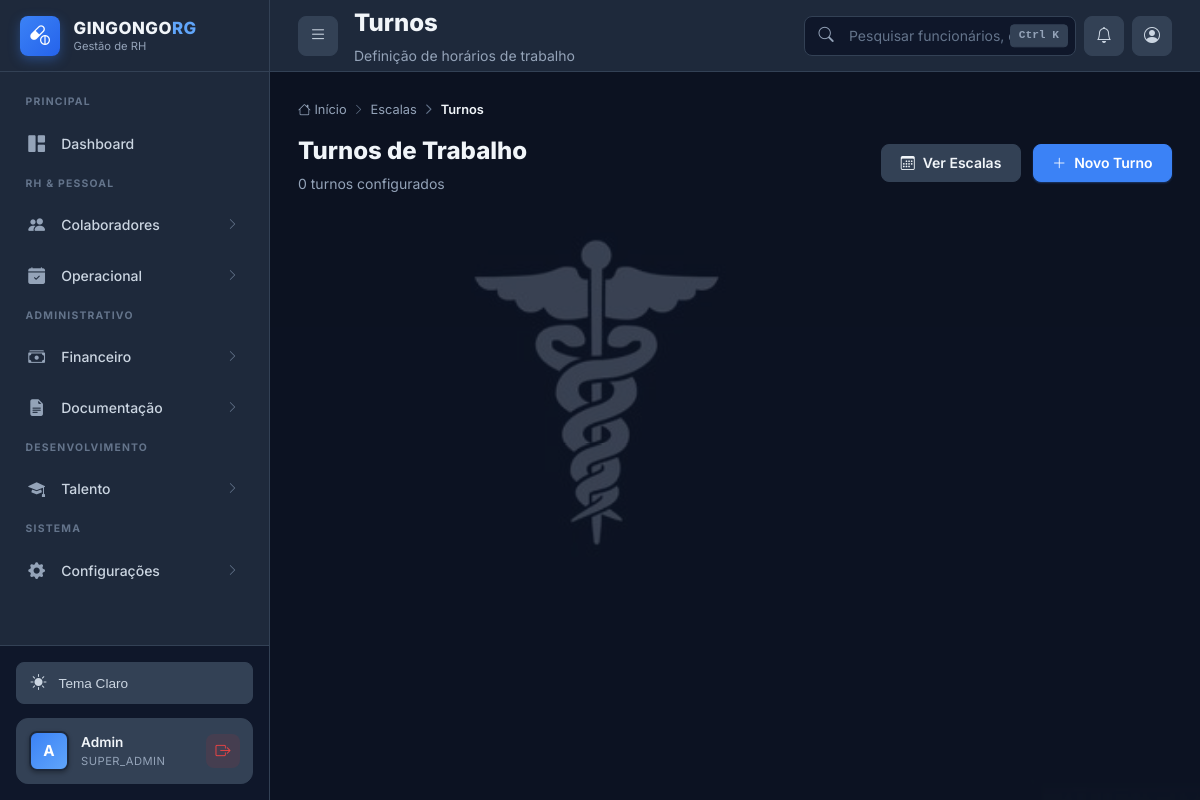
Page /turnos.php (signed in) on the earlier database version.
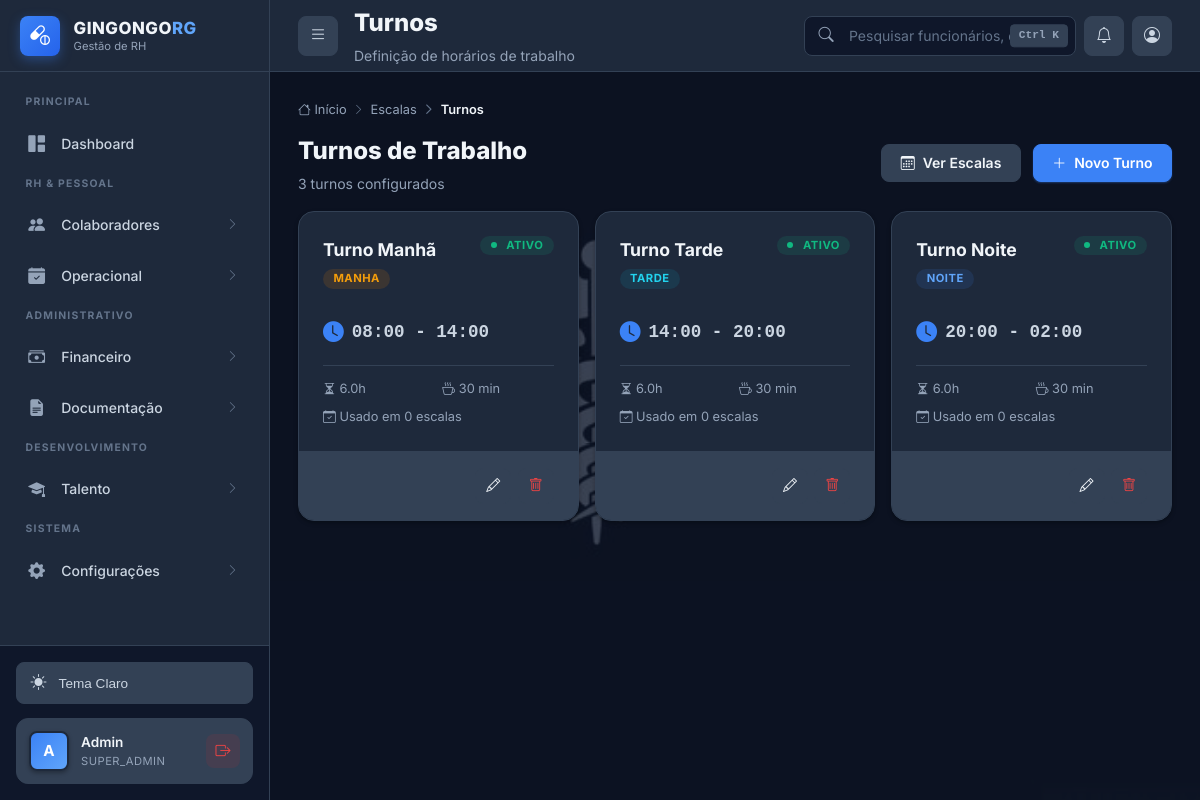
Same page on the later database version.
### tables this page shows
CREATE TABLE IF NOT EXISTS turnos (
    id INT AUTO_INCREMENT PRIMARY KEY,
    nome VARCHAR(100) NOT NULL,
    hora_inicio TIME NOT NULL,
    hora_fim TIME NOT NULL,
    tipo ENUM('manha', 'tarde', 'noite', 'madrugada') DEFAULT 'manha',
    duracao_horas DECIMAL(4,2) DEFAULT 8.00,
    intervalo_minutos INT DEFAULT 60,
    ativo BOOLEAN DEFAULT TRUE,
    created_at TIMESTAMP DEFAULT CURRENT_TIMESTAMP,
    updated_at TIMESTAMP DEFAULT CURRENT_TIMESTAMP ON UPDATE CURRENT_TIMESTAMP
);

### public/turnos.php (the view, shortened to what this page needs)
<?php
$db = Database::getInstance()->getConnection();
$action = $_GET['action'] ?? 'list';
if ($action === 'list') {
    $turnos = $db->query("SELECT t.*, (SELECT COUNT(*) FROM escalas e WHERE e.turno_id = t.id) as uso_count FROM turnos t ORDER BY hora_inicio")->fetchAll();
}
$pageTitle = 'Turnos';
$pageSubtitle = 'Definição de horários de trabalho';
?>
<!DOCTYPE html>
<html lang="pt-BR">
<head>
    <link rel="stylesheet" href="https://cdn.jsdelivr.net/npm/bootstrap-icons@1.11.3/font/bootstrap-icons.min.css">
    <link rel="stylesheet" href="css/style-2026.css">
</head>
<body class="dashboard-body">
    <div class="app-wrapper">
        <?php include 'includes/sidebar.php'; ?>
        <div class="main-area" id="mainArea">
            <?php include 'includes/topbar.php'; ?>
            <div class="content-body">
                <nav>
                    <ol class="breadcrumb">
                        <li class="breadcrumb-item"><a href="dashboard.php"><i class="bi bi-house"></i> Início</a></li>
                        <li class="breadcrumb-item"><a href="escalas.php">Escalas</a></li>
                        <li class="breadcrumb-item active">Turnos</li>
                    </ol>
                </nav>
                <?php if ($action === 'list'): ?>
                    <div class="d-flex justify-content-between align-items-center mb-3" style="flex-wrap: wrap; gap: 1rem;">
                        <div>
                            <h2 style="font-size: 1.5rem; font-weight: 800; margin: 0;">Turnos de Trabalho</h2>
                            <p style="color: var(--text-muted); margin: 0.25rem 0 0; font-size: 0.875rem;"><?php echo count($turnos); ?> turnos configurados</p>
                        </div>
                        <div class="d-flex gap-2">
                            <a href="escalas.php" class="btn btn-secondary"><i class="bi bi-calendar3"></i> Ver Escalas</a>
                            <a href="?action=create" class="btn btn-primary"><i class="bi bi-plus-lg"></i> Novo Turno</a>
                        </div>
                    </div>
                    <div class="grid-3">
                        <?php if (empty($turnos)): ?>
                            <div class="card" style="grid-column: 1 / -1;">
                                <div class="empty-state">
                                    <i class="bi bi-clock"></i>
                                    <h4>Nenhum turno</h4>
                                    <p>Defina turnos para construir escalas de trabalho.</p>
                                    <a href="?action=create" class="btn btn-primary"><i class="bi bi-plus-lg"></i> Criar</a>
                                </div>
                            </div>
                        <?php else: foreach ($turnos as $t): ?>
                            <div class="card">
                                <div class="card-body">
                                    <div class="d-flex justify-content-between align-items-start mb-2">
                                        <div>
                                            <h3 style="font-size: 1.1rem; font-weight: 700; margin: 0;"><?php echo htmlspecialchars($t['nome']); ?></h3>
                                            <span class="badge badge-<?php echo ['manha' => 'warning', 'tarde' => 'info', 'noite' => 'primary', 'integral' => 'success', 'flexivel' => 'neutral'][$t['tipo']] ?? 'neutral'; ?>" style="margin-top: 0.4rem;">
                                                <?php echo ucfirst($t['tipo']); ?>
                                            </span>
                                        </div>
                                        <span class="badge <?php echo $t['ativo'] ? 'badge-success' : 'badge-neutral'; ?>">
                                            <span class="badge-dot"></span>
                                            <?php echo $t['ativo'] ? 'Ativo' : 'Inativo'; ?>
                                        </span>
                                    </div>
                                    <div style="display: flex; align-items: center; gap: 0.5rem; padding: 1rem 0; color: var(--text-secondary); font-size: 0.95rem;">
                                        <i class="bi bi-clock-fill" style="color: var(--primary); font-size: 1.3rem;"></i>
                                        <strong style="font-family: var(--font-mono); font-size: 1.1rem;"><?php echo substr($t['hora_inicio'], 0, 5); ?> - <?php echo substr($t['hora_fim'], 0, 5); ?></strong>
                                    </div>
                                    <div style="display: grid; grid-template-columns: 1fr 1fr; gap: 0.5rem; font-size: 0.8rem; color: var(--text-muted); border-top: 1px solid var(--border-color); padding-top: 0.85rem;">
                                        <div><i class="bi bi-hourglass-split"></i> <?php echo number_format($t['duracao_horas'], 1); ?>h</div>
                                        <div><i class="bi bi-cup-hot"></i> <?php echo $t['intervalo_minutos']; ?> min</div>
                                        <div style="grid-column: 1 / -1;"><i class="bi bi-calendar-check"></i> Usado em <?php echo (int)$t['uso_count']; ?> escalas</div>
                                    </div>
                                </div>
                                <div class="card-footer" style="display: flex; gap: 0.4rem; justify-content: flex-end;">
                                    <a href="?action=edit&id=<?php echo $t['id']; ?>" class="btn btn-icon btn-secondary" title="Editar"><i class="bi bi-pencil"></i></a>
                                    <button class="btn btn-icon btn-secondary" title="Eliminar" onclick="if(confirm('Eliminar?')) location.href='?action=delete&id=<?php echo $t['id']; ?>'">
                                        <i class="bi bi-trash" style="color: var(--danger);"></i>
                                    </button>
                                </div>
                            </div>
                        <?php endforeach; endif; ?>
                    </div>
                <?php endif; ?>
            </div>
        </div>
    </div>
</body>
</html>

### public/includes/sidebar.php (shortened to what this page needs)
<?php
if (!isset($user)) {
    if (isset($_SESSION['username'])) {
        $user = [
            'username' => $_SESSION['username'],
            'role' => $_SESSION['tipo_acesso'] ?? 'funcionario',
            'id' => $_SESSION['user_id'] ?? null
        ];
    } else {
        $user = [
            'username' => 'Visitante',
            'role' => 'funcionario',
            'id' => null
        ];
    }
}
$currentPage = basename($_SERVER['PHP_SELF']);
$isAdmin = ($user['role'] !== 'funcionario');
$isManager = in_array($user['role'], ['super_admin', 'admin', 'gestor_rh']);
function rg_is_active($page) {
    global $currentPage;
    return $currentPage === $page ? 'active' : '';
}
function rg_is_sub_active($pages) {
    global $currentPage;
    return in_array($currentPage, (array)$pages);
}
?>
<aside class="sidebar" id="sidebar">
    <div class="sidebar-header">
<div class="logo-mark">
    <i class="bi bi-capsule-pill"></i>
</div>
        <div class="logo-text">
            <span class="brand">GINGONGO<span class="brand-accent">RG</span></span>
            <span class="tagline">Gestão de RH</span>
        </div>
    </div>
    <nav class="sidebar-nav">
        <ul style="list-style:none; padding:0; margin:0;">
            <?php if ($isAdmin): ?>
            <li class="nav-section">
                <span class="nav-label">Principal</span>
            </li>
            <li class="nav-item <?php echo rg_is_active('dashboard.php'); ?>">
                <a href="dashboard.php" class="nav-link">
                    <i class="bi bi-grid-1x2-fill"></i>
                    <span class="nav-text">Dashboard</span>
                </a>
            </li>
            <li class="nav-section">
                <span class="nav-label">RH & Pessoal</span>
            </li>
            <li class="nav-item has-submenu <?php echo rg_is_sub_active(['funcionarios.php', 'departamentos.php', 'cargos.php', 'usuarios.php', 'admissao.php', 'editar_funcionario.php']) ? 'expanded' : ''; ?>">
                <a href="#" class="nav-link">
                    <i class="bi bi-people-fill"></i>
                    <span class="nav-text">Colaboradores</span>
                    <i class="bi bi-chevron-right nav-arrow"></i>
                </a>
            </li>
            <li class="nav-item has-submenu <?php echo rg_is_sub_active(['escalas.php', 'pontos.php', 'licencas.php', 'ferias.php', 'advertencias.php', 'timeclock.php']) ? 'expanded' : ''; ?>">
                <a href="#" class="nav-link">
                    <i class="bi bi-calendar-check-fill"></i>
                    <span class="nav-text">Operacional</span>
                    <i class="bi bi-chevron-right nav-arrow"></i>
                </a>
            </li>
            <li class="nav-section">
                <span class="nav-label">Administrativo</span>
            </li>
            <li class="nav-item has-submenu <?php echo rg_is_sub_active(['folha.php', 'beneficios.php', 'recibo_salario.php']) ? 'expanded' : ''; ?>">
                <a href="#" class="nav-link">
                    <i class="bi bi-cash-stack"></i>
                    <span class="nav-text">Financeiro</span>
                    <i class="bi bi-chevron-right nav-arrow"></i>
                </a>
            </li>
            <li class="nav-item has-submenu <?php echo rg_is_sub_active(['documentos.php', 'comunicados.php', 'uniformes.php']) ? 'expanded' : ''; ?>">
                <a href="#" class="nav-link">
                    <i class="bi bi-file-earmark-text-fill"></i>
                    <span class="nav-text">Documentação</span>
                    <i class="bi bi-chevron-right nav-arrow"></i>
                </a>
            </li>
            <li class="nav-section">
                <span class="nav-label">Desenvolvimento</span>
            </li>
            <li class="nav-item has-submenu <?php echo rg_is_sub_active(['avaliacoes.php', 'treinamentos.php', 'vagas.php']) ? 'expanded' : ''; ?>">
                <a href="#" class="nav-link">
                    <i class="bi bi-mortarboard-fill"></i>
                    <span class="nav-text">Talento</span>
                    <i class="bi bi-chevron-right nav-arrow"></i>
                </a>
            </li>
            <?php if ($isManager): ?>
            <li class="nav-section">
                <span class="nav-label">Sistema</span>
            </li>
            <li class="nav-item has-submenu <?php echo rg_is_sub_active(['config.php', 'relatorios.php']) ? 'expanded' : ''; ?>">
                <a href="#" class="nav-link">
                    <i class="bi bi-gear-fill"></i>
                    <span class="nav-text">Configurações</span>
                    <i class="bi bi-chevron-right nav-arrow"></i>
                </a>
            </li>
            <?php endif; ?>
            <?php endif; ?>
        </ul>
    </nav>
    <div class="sidebar-footer">
        <button id="themeToggle" class="theme-toggle" title="Alternar tema">
            <i class="bi bi-sun-fill"></i>
            <span class="theme-text">Tema Claro</span>
        </button>
        <div class="user-card">
            <div class="user-avatar">
                <?php echo strtoupper(substr($user['username'], 0, 1)); ?>
            </div>
            <div class="user-info">
                <div class="user-name"><?php echo htmlspecialchars(ucfirst($user['username'])); ?></div>
                <div class="user-role"><?php echo htmlspecialchars($user['role']); ?></div>
            </div>
            <a href="logout.php" class="user-logout" title="Sair">
                <i class="bi bi-box-arrow-right"></i>
            </a>
        </div>
    </div>
</aside>

### public/includes/topbar.php (shortened to what this page needs)
<?php
$__topbarUserId = $user['id'] ?? ($_SESSION['user_id'] ?? null);
$__topbarFoto = null;
if ($__topbarUserId) {
    try {
        $__pdo = \App\Database\Database::getInstance()->getConnection();
        $__s = $__pdo->prepare("SELECT COALESCE(f.foto, u.foto) FROM usuarios u LEFT JOIN funcionarios f ON f.usuario_id = u.id WHERE u.id = :u AND COALESCE(f.foto, u.foto) IS NOT NULL LIMIT 1");
        $__s->execute([':u' => $__topbarUserId]);
        $__topbarFoto = $__s->fetchColumn() ?: null;
    } catch (\Throwable $e) { $__topbarFoto = null; }
}
?>
<header class="topbar">
    <div class="topbar-left">
        <button class="menu-toggle" id="menuToggle" title="Menu">
            <i class="bi bi-list"></i>
        </button>
        <div>
            <h1 class="page-title"><?php echo htmlspecialchars($pageTitle); ?></h1>
            <?php if ($pageSubtitle): ?>
                <p class="page-subtitle"><?php echo htmlspecialchars($pageSubtitle); ?></p>
            <?php endif; ?>
        </div>
    </div>
    <div class="topbar-right">
        <div class="global-search">
            <input type="text"
                   class="global-search-input"
                   id="globalSearchInput"
                   placeholder="Pesquisar funcionários, departamentos..."
                   autocomplete="off">
            <span class="global-search-shortcut">Ctrl K</span>
        </div>
        <div id="notificationsBtn" class="action-btn" title="Notificações">
            <i class="bi bi-bell"></i>
        </div>
        <div id="profileBtn" class="action-btn" title="Perfil" style="position:relative;">
            <?php if ($__topbarFoto && file_exists(__DIR__ . '/../' . $__topbarFoto)): ?>
                <img src="<?php echo htmlspecialchars($__topbarFoto . '?v=' . filemtime(__DIR__ . '/../' . $__topbarFoto)); ?>" alt="Perfil" style="width: 28px; height: 28px; border-radius: 50%; object-fit: cover; border: 2px solid var(--primary-light);">
            <?php else: ?>
                <i class="bi bi-person-circle"></i>
            <?php endif; ?>
        </div>
    </div>
</header>

Differences in the rows shown:
added turnos: nome "Turno Manhã", tipo "MANHA", ativo "ATIVO", hora_inicio "08:00", hora_fim "14:00", duracao_horas "6.0", intervalo_minutos "30", uso_count "0"
added turnos: nome "Turno Tarde", tipo "TARDE", ativo "ATIVO", hora_inicio "14:00", hora_fim "20:00", duracao_horas "6.0", intervalo_minutos "30", uso_count "0"
added turnos: nome "Turno Noite", tipo "NOITE", ativo "ATIVO", hora_inicio "20:00", hora_fim "02:00", duracao_horas "6.0", intervalo_minutos "30", uso_count "0"
Other differences:
count($turnos): "0" → "3"
